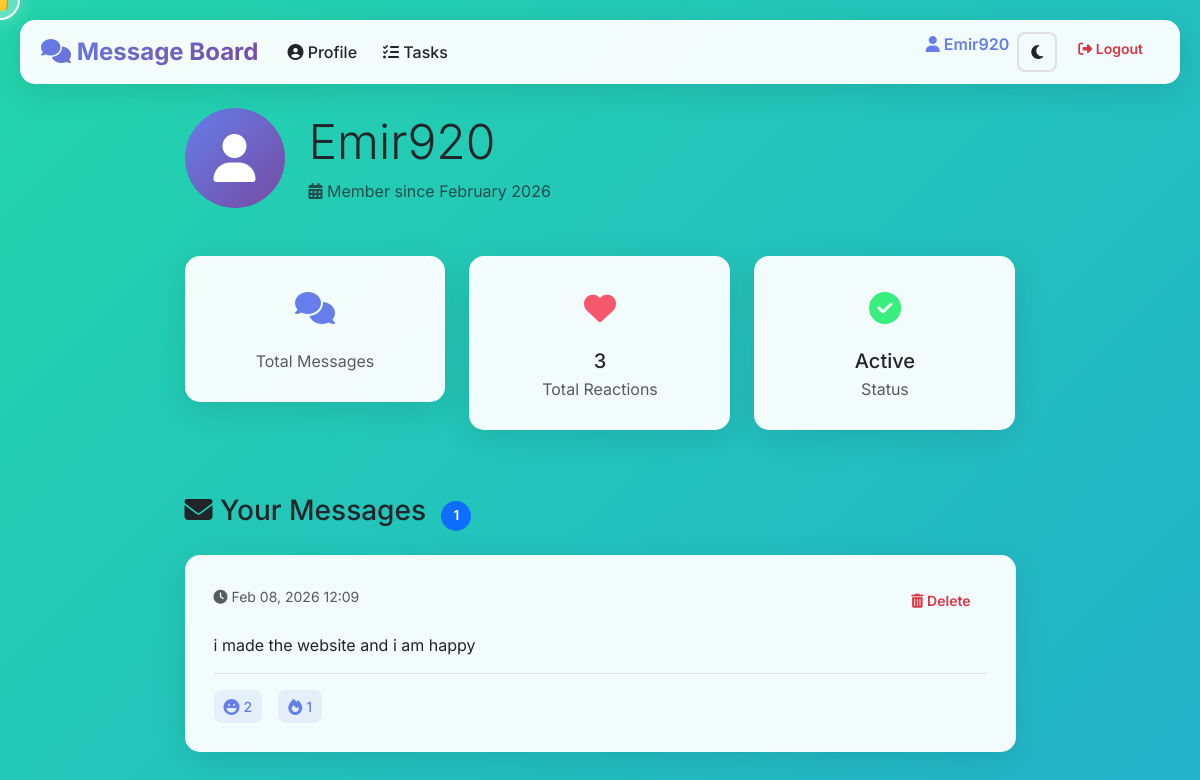
The app's page /profile/Emir920/ (signed in) with its own data.
### messaging/models.py (models this page shows, shortened)
class Message(models.Model):
    text = models.TextField()
    author = models.ForeignKey(User, on_delete=models.CASCADE)
    timestamp = models.DateTimeField(auto_now_add=True)
    like_count = models.IntegerField(default=0)
    laugh_count = models.IntegerField(default=0)
    sad_count = models.IntegerField(default=0)
    fire_count = models.IntegerField(default=0)
    thumbs_up_count = models.IntegerField(default=0)
    angry_count = models.IntegerField(default=0)

### messaging/views.py (the view)
# urls.py: path('profile/', views.profile, name='profile'),
@login_required
def profile(request, username):
    from django.contrib.auth import get_user_model
    User = get_user_model()
    user_profile = get_object_or_404(User, username=username)
    user_messages = Message.objects.filter(author=user_profile).order_by('-timestamp')
    message_count = user_messages.count()
    total_reactions = 0
    for message in user_messages:
        total_reactions += message.fire_count
        total_reactions += message.laugh_count
        total_reactions += message.like_count
        total_reactions += message.sad_count
        total_reactions += message.thumbs_up_count
        total_reactions += message.angry_count
    return render(request, 'messaging/profile.html', {
        'user_profile': user_profile,
        'user_messages': user_messages,
        'message_count': message_count,
        'total_reactions': total_reactions
    })

### messaging/templates/messaging/profile.html (shortened to what this page needs)
{% extends 'messaging/base.html' %}
{% block content %}
<div class="container-lg">
  <div class="row justify-content-center">
    <div class="col-lg-9">
      <div class="mb-5">
        <div class="d-flex align-items-center gap-4 mb-4">
          <div class="avatar-large rounded-circle" style="width: 100px; height: 100px; background: linear-gradient(135deg, #667eea 0%, #764ba2 100%); display: flex; align-items: center; justify-content: center; font-size: 3rem; color: white;">
            <i class="fas fa-user"></i>
          </div>
          <div>
            <h1 class="display-5 mb-2">{{ user.username }}</h1>
            <p class="text-muted mb-0">
              <i class="fas fa-calendar-alt"></i> Member since {{ user.date_joined|date:"F Y" }}
            </p>
          </div>
        </div>
      </div>
      <div class="row mb-5">
        <div class="col-md-6 col-lg-4 mb-3">
          <div class="card stat-card text-center">
            <div class="card-body">
              <div class="stat-icon mb-3" style="font-size: 2rem; color: #667eea;">
                <i class="fas fa-comments"></i>
              </div>
              <p class="card-text text-muted">Total Messages</p>
            </div>
          </div>
        </div>
        <div class="col-md-6 col-lg-4 mb-3">
          <div class="card stat-card text-center">
            <div class="card-body">
              <div class="stat-icon mb-3" style="font-size: 2rem; color: #f5576c;">
                <i class="fas fa-heart"></i>
              </div>
              <h5 class="card-title mb-1">{{ total_reactions }}</h5>
              <p class="card-text text-muted">Total Reactions</p>
            </div>
          </div>
        </div>
        <div class="col-md-6 col-lg-4 mb-3">
          <div class="card stat-card text-center">
            <div class="card-body">
              <div class="stat-icon mb-3" style="font-size: 2rem; color: #38ef7d;">
                <i class="fas fa-check-circle"></i>
              </div>
              <h5 class="card-title mb-1">Active</h5>
              <p class="card-text text-muted">Status</p>
            </div>
          </div>
        </div>
      </div>
      <div class="mb-5">
        <h3 class="mb-4">
          <i class="fas fa-envelope"></i> Your Messages
          {% if user_messages %}
            <span class="badge bg-primary ms-2">{{ user_messages|length }}</span>
          {% endif %}
        </h3>
        {% if user_messages %}
          <div class="messages-container">
            {% for message in user_messages %}
            <div class="card mb-3 message-card" data-id="{{ message.id }}">
              <div class="card-body">
                <div class="d-flex justify-content-between align-items-start mb-3">
                  <div>
                    <small class="text-muted">
                      <i class="fas fa-clock"></i> {{ message.timestamp|date:"M d, Y H:i" }}
                    </small>
                  </div>
                  <a href="{% url 'delete_message' message.id %}" class="btn btn-sm btn-outline-danger" onclick="return confirm('Delete this message?')">
                    <i class="fas fa-trash-alt"></i> Delete
                  </a>
                </div>
                <p class="card-text mb-3">{{ message.text }}</p>
                <div class="reactions-display border-top pt-3">
                  {% if message.laugh_count > 0 %}
                  <span class="reaction-badge">
                    <i class="fas fa-laugh"></i> <small>{{ message.laugh_count }}</small>
                  </span>
                  {% endif %}
                  {% if message.fire_count > 0 %}
                  <span class="reaction-badge">
                    <i class="fas fa-fire"></i> <small>{{ message.fire_count }}</small>
                  </span>
                  {% endif %}
                </div>
              </div>
            </div>
            {% endfor %}
          </div>
        {% endif %}
      </div>
    </div>
  </div>
</div>
{% endblock %}

### messaging/templates/messaging/base.html (shortened to what this page needs)
<!DOCTYPE html>
<html lang="en">
<head>
    <link href="https://cdn.jsdelivr.net/npm/bootstrap@5.3.0/dist/css/bootstrap.min.css" rel="stylesheet">
    <link rel="stylesheet" href="https://cdnjs.cloudflare.com/ajax/libs/font-awesome/6.4.0/css/all.min.css">
    {% load static %}
    <link rel="stylesheet" href="{% static 'css/theme.css' %}">
</head>
<body>
    <div class="cursor-follower" id="cursorFollower"></div>
    <nav class="navbar navbar-expand-lg mb-4">
        <div class="container-fluid">
            <a class="navbar-brand" href="{% url 'message_list' %}">
                <i class="fas fa-comments"></i> Message Board
            </a>
            <div class="collapse navbar-collapse" id="navbarNav">
                <ul class="navbar-nav me-auto">
                    {% if user.is_authenticated %}
                    <li class="nav-item">
                        <a class="nav-link" href="{% url 'profile' user.username %}">
                            <i class="fas fa-user-circle"></i> Profile
                        </a>
                    </li>
                    <li class="nav-item">
                        <a class="nav-link" href="{% url 'task_list' %}">
                            <i class="fas fa-tasks"></i> Tasks
                        </a>
                    </li>
                    {% endif %}
                </ul>
                <ul class="navbar-nav ms-auto">
                    {% if user.is_authenticated %}
                    <li class="nav-item">
                        <span class="navbar-text">
                            <i class="fas fa-user"></i> {{ user.username }}
                        </span>
                    </li>
                    <li class="nav-item">
                        <button id="themeToggle" class="theme-toggle nav-link p-2 ms-2" title="Toggle Dark Mode">
                            <i class="fas fa-moon"></i>
                        </button>
                    </li>
                    <li class="nav-item">
                        <form method="post" action="{% url 'logout' %}" class="d-inline">
                            <button type="submit" class="btn btn-sm btn-outline-danger">
                                <i class="fas fa-sign-out-alt"></i> Logout
                            </button>
                        </form>
                    </li>
                    {% endif %}
                </ul>
            </div>
        </div>
    </nav>
    {% block content %}{% endblock %}
</body>
</html>

### messaging/static/css/theme.css (style rules this page uses)
:root { --bg-primary: linear-gradient(-45deg, #ee7752, #e73c7e, #23a6d5, #23d5ab); --bg-secondary: rgba(255, 255, 255, 0.95); --text-primary: #212529; --text-secondary: #6c757d; --border-color: #e0e0e0; --shadow-light: 0 8px 32px rgba(0, 0, 0, 0.1); --shadow-hover: 0 16px 48px rgba(0, 0, 0, 0.15); --primary-gradient: linear-gradient(135deg, #667eea 0%, #764ba2 100%); --success-gradient: linear-gradient(135deg, #11998e 0%, #38ef7d 100%); --danger-gradient: linear-gradient(135deg, #f5576c 0%, #e73c7e 100%); }
* { font-family: 'Inter', sans-serif; }
body { background: var(--bg-primary); background-size: 400% 400%; min-height: 100vh; padding-top: 20px; padding-bottom: 20px; animation: gradient-shift 15s ease infinite; color: var(--text-primary); transition: background 0.3s ease, color 0.3s ease; }
.navbar { background: var(--bg-secondary) !important; backdrop-filter: blur(10px); box-shadow: var(--shadow-light); border-radius: 15px; margin: 0 20px 30px 20px; border: 1px solid rgba(255, 255, 255, 0.2); color: var(--text-primary); }
.navbar-brand { font-size: 1.5rem; font-weight: 700; background: var(--primary-gradient); -webkit-background-clip: text; -webkit-text-fill-color: transparent; background-clip: text; }
.nav-link { color: var(--text-primary) !important; font-weight: 500; transition: all 0.3s ease; margin: 0 5px; border-radius: 8px; }
.card { background: var(--bg-secondary); border: none; border-radius: 15px; box-shadow: var(--shadow-light); transition: all 0.3s ease; backdrop-filter: blur(10px); border: 1px solid rgba(255, 255, 255, 0.2); color: var(--text-primary); }
.reaction-button, .reaction-badge { transition: all 0.2s ease; }
.theme-toggle { background: none; border: 2px solid var(--border-color); border-radius: 50%; width: 40px; height: 40px; display: flex; align-items: center; justify-content: center; cursor: pointer; transition: all 0.3s ease; }

### messaging/templates/messaging/base.html (style rules this page uses)
:root { --primary-gradient: linear-gradient(135deg, #667eea 0%, #764ba2 100%); --secondary-gradient: linear-gradient(135deg, #f093fb 0%, #f5576c 100%); --success-gradient: linear-gradient(135deg, #11998e 0%, #38ef7d 100%); --dark-bg: #0f0f1e; }
* { font-family: 'Inter', sans-serif; }
body { background: linear-gradient(-45deg, #ee7752, #e73c7e, #23a6d5, #23d5ab); background-size: 400% 400%; min-height: 100vh; padding-top: 20px; padding-bottom: 20px; animation: gradient-shift 15s ease infinite; cursor: default; }
.navbar { background: rgba(255, 255, 255, 0.95) !important; backdrop-filter: blur(10px); box-shadow: 0 8px 32px rgba(0, 0, 0, 0.1); border-radius: 15px; margin: 0 20px 30px 20px; border: 1px solid rgba(255, 255, 255, 0.2); }
.navbar-brand { font-size: 1.5rem; font-weight: 700; background: var(--primary-gradient); -webkit-background-clip: text; -webkit-text-fill-color: transparent; background-clip: text; }
.nav-link { font-weight: 500; transition: all 0.3s ease; margin: 0 5px; border-radius: 8px; }
.navbar-text { font-weight: 600; color: #667eea !important; }
.container, .container-fluid { padding: 0 20px; }
.card { background: rgba(255, 255, 255, 0.95); border: none; border-radius: 15px; box-shadow: 0 8px 32px rgba(0, 0, 0, 0.1); transition: all 0.3s ease; backdrop-filter: blur(10px); border: 1px solid rgba(255, 255, 255, 0.2); }
.card-body { padding: 1.75rem; }
.btn { border-radius: 10px; font-weight: 600; padding: 0.6rem 1.5rem; transition: all 0.3s ease; border: none; }
.btn-sm { padding: 0.4rem 1rem; font-size: 0.875rem; }
.btn-outline-danger { transition: all 0.3s ease; }
.badge { border-radius: 20px; padding: 0.5rem 0.75rem; font-size: 0.85rem; font-weight: 600; }
.cursor-follower { position: fixed; width: 40px; height: 40px; background: rgba(255, 255, 255, 0.3); border: 2px solid #fff; border-radius: 50%; pointer-events: none; z-index: 9999; transition: transform 0.1s ease-out; display: flex; align-items: center; justify-content: center; font-size: 20px; box-shadow: 0 0 20px rgba(255, 255, 255, 0.3); }
.cursor-follower::after { content: '👆'; }

### messaging/templates/messaging/profile.html (style rules this page uses)
.stat-card { transition: all 0.3s ease; animation: slideIn 0.5s ease-out; }
.message-card { animation: slideIn 0.3s ease-out; }
.reaction-badge { display: inline-flex; align-items: center; gap: 4px; padding: 6px 10px; background-color: rgba(102, 126, 234, 0.1); border-radius: 8px; margin-right: 8px; font-weight: 500; color: #667eea; }
.reactions-display { display: flex; flex-wrap: wrap; gap: 8px; }

### records on screen
Message: timestamp "Feb 08, 2026 12:09", text "i made the website and i am happy", laugh_count "2", fire_count "1"

### other values on screen
{{ user.username }} "Emir920"
{{ user.date_joined|date:"F Y" }} "February 2026"
{{ total_reactions }} "3"
{{ user_messages|length }} "1"
